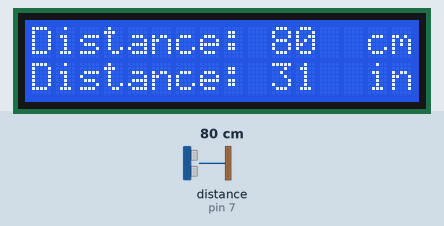
This sketch was run on a simulated Arduino Uno, built with avr-gcc and run on an emulated ATmega328P. Parts: 16×2 character LCD. Wiring (inferred from the names in the program): ultrasonic range finder: trigger pin 8; echo pin 7. The inputs (shaded band) are chosen by the test bench; at power-on: distance to the obstacle (sensor on pin 7) 80 cm. The echo pulse lasts 58.3 µs per cm.

Above: at 1.2 s.
1.3 s: distance to the obstacle (sensor on pin 7) set to 2 cm
At 2.6 s:
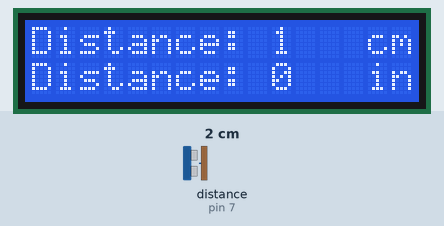
5.4 s: distance to the obstacle (sensor on pin 7) set to 4 cm
At 6.5 s:
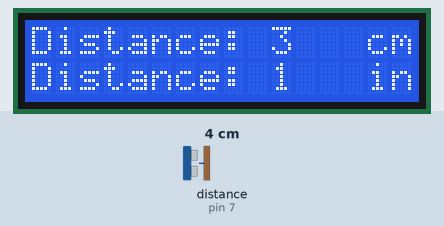
8.7 s: distance to the obstacle (sensor on pin 7) set to 9 cm
At 9.8 s:
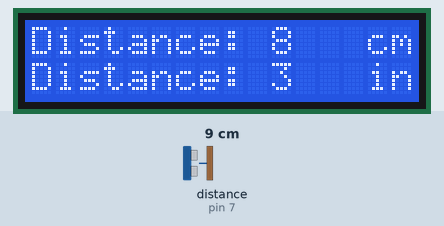
Timing chart, 0 to 11.7 s (numbered marks = the images above; inputs shaded):
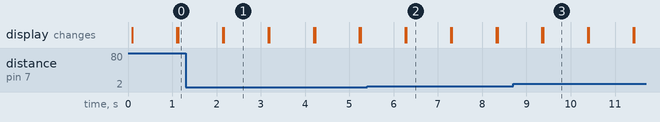

The sketch:

Ultrasonic_Sensor_HC-SR04_and_LCD_Display_With_I2C.ino
```cpp
#include <Wire.h>
#include <LiquidCrystal_I2C.h>

// Set the LCD address to 0x27 for a 16 chars and 2 line display
LiquidCrystal_I2C lcd(0x27, 16, 2);

#define TrggrPn 8
#define EchoPin 7

long duration, cm, inches;

void setup() {
  pinMode(TrggrPn,OUTPUT);
  pinMode(EchoPin,INPUT);
  // initialize the LCD
  lcd.init();
  // Turn on the blacklight and print a message.
  lcd.backlight();

}

void loop() {
  // The PING))) is triggered by a HIGH pulse of 2 or more microseconds.
  // Give a short LOW pulse beforehand to ensure a clean HIGH pulse:
  digitalWrite(TrggrPn, LOW);
  delayMicroseconds(2);
  digitalWrite(TrggrPn, HIGH);
  delayMicroseconds(10);
  digitalWrite(TrggrPn, LOW);
  duration = pulseIn(EchoPin, HIGH);

  // convert the time into a distance
  inches = microsecondsToInches(duration);
  cm = microsecondsToCentimeters(duration);

  //display data
  lcd.print("Distance: ");
  lcd.print(cm);
  lcd.setCursor(14,0);
  lcd.print("cm");
  lcd.setCursor(0,1);
  lcd.print("Distance: ");
  lcd.print(inches);
  lcd.setCursor(14,1);
  lcd.print("in");
  delay(1000);
  lcd.clear();

}
long microsecondsToInches(long microseconds) {
  // According to Parallax's datasheet for the PING))), there are 73.746
  // microseconds per inch (i.e. sound travels at 1130 feet per second).
  // This gives the distance travelled by the ping, outbound and return,
  // so we divide by 2 to get the distance of the obstacle.
  return microseconds / 74 / 2;
}

long microsecondsToCentimeters(long microseconds) {
  // The speed of sound is 340 m/s or 29 microseconds per centimeter.
  // The ping travels out and back, so to find the distance of the object we
  // take half of the distance travelled.
  return microseconds / 29 / 2;
}
```

Measured:
- after the input at 1.3 s, the display: first differs from a run without the input after 0.86 s (image 1)
- after the input at 5.4 s, the display: first differs from a run without the input after 0.89 s (image 2)
- after the input at 8.7 s, the display: first differs from a run without the input after 0.68 s (image 3)
- what the display in image 1 shows lasts 1.0 s, from 2.2 s to 3.2 s
